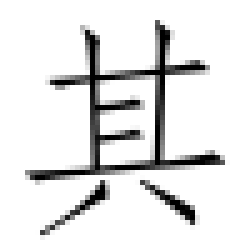
#> input picture orientation/trains/方正仿宋简体.其.png, 50 x 50 px (shown 5 times larger)
$ python -i test.py   (imports and definitions only)   (Python 2 division)   (older library calls are emulated)
#> lines starting #> are read from the running program, lines starting #| are printed output that depends on the picture
#> in get_img, img is the input picture: shape (50, 50, 3); min 0, max 255, mean 228.3
#!/usr/bin/python
# -*- coding: utf-8 -*-

import cv2
import math
import numpy as np
import Image, ImageFont, ImageDraw
from StringIO import StringIO
import base64
import os
import time
from sklearn.decomposition import RandomizedPCA
from sklearn.preprocessing import StandardScaler
from sklearn.svm import SVC
from sklearn.neighbors import KNeighborsClassifier
from sklearn.ensemble import RandomForestClassifier
from sklearn.metrics import confusion_matrix
from sklearn.cross_validation import train_test_split

KSIZE = 10
SMOOTH = False

STANDARD_SIZE = (50, 50)

DATA_PATH = "/mnt/hgfs/win/python"

def print_timing(func):
    # [6 lines left out: function wrapper, not called in this run]
    return wrapper

# [23 lines left out: function generate_chars, not called in this run]

f = lambda x,y: 2*x*y
g = lambda x,y: x**2 - y**2
def orientation(img, block_size, smooth=False):
#> called with block_size = 5, smooth = False
    h, w = img.shape
#> h = 50; w = 50

    # make a reflect border frame to simplify kernel operation on borders
    borderedImg = cv2.copyMakeBorder(img, block_size,block_size,block_size,block_size, cv2.BORDER_DEFAULT)
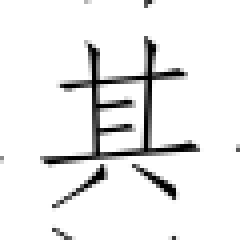
#> borderedImg: shape (60, 60) (shown 4 times larger); min 0, max 255, mean 235.8

    # apply a gradient in both axis
    sobelx = cv2.Sobel(borderedImg, cv2.CV_64F, 1, 0, ksize=3)
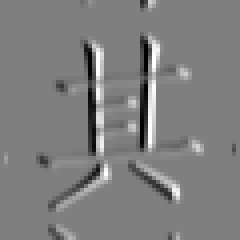
#> sobelx: shape (60, 60) float64 (shown 4 times larger); min -1020, max 1020, mean -0.1; drawn with min black and max white
    sobely = cv2.Sobel(borderedImg, cv2.CV_64F, 0, 1, ksize=3)
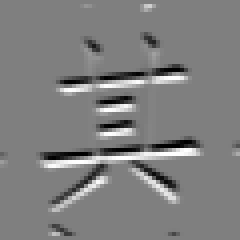
#> sobely: shape (60, 60) float64 (shown 4 times larger); min -1020, max 1020, mean -0.4; drawn with min black and max white

    angles = np.zeros((h/block_size, w/block_size), np.float32)

    for i in xrange(w/block_size):
        for j in xrange(h/block_size):
            nominator = 0.
            denominator = 0.

            # calculate the summation of nominator (2*Gx*Gy)
            # and denominator (Gx^2 - Gy^2), where Gx and Gy
            # are the gradient values in the position (j, i)
            for k in xrange(block_size):
                for l in xrange(block_size):
                    posX = block_size-1 + (i*block_size) + k
                    posY = block_size-1 + (j*block_size) + l
                    valX = sobelx.item(posY, posX)
                    valY = sobely.item(posY, posX)

                    nominator += f(valX, valY)
                    denominator += g(valX, valY)

            # if the strength (norm) of the vector
            # is not greater than a threshold
            if math.sqrt(nominator**2 + denominator**2) < 1000000:
                angle = 0.
            else:
                if denominator >= 0:
                    angle = cv2.fastAtan2(nominator, denominator)
                elif denominator < 0 and nominator >= 0:
                    angle = cv2.fastAtan2(nominator, denominator) + math.pi
                else:
                    angle = cv2.fastAtan2(nominator, denominator) - math.pi
                angle /= float(2)

            angles.itemset((j, i), angle)

    if smooth:
        angles = cv2.GaussianBlur(angles, (3,3), 0, 0)
    return angles

def get_img(img, block_size=5, smooth=False):
    img = cv2.imread(img)
    gray = cv2.cvtColor(img, cv2.COLOR_BGR2GRAY)
    ori = orientation(gray, 5, smooth)
    return ori.reshape(1, ori.shape[0] * ori.shape[1])[0]

# [17 lines left out: functions get_image_data, predict, not called in this run]

################### Generate train and test images ###########################

wd = DATA_PATH + "/fonts-train/"
# [1 line that did not run here, left out]
# [1 line that did not run here, left out]

# [2 lines not run here, left out]

wd = DATA_PATH + "/fonts-test/"
# [1 line that did not run here, left out]
# [1 line that did not run here, left out]

# [2 lines not run here, left out]


################## train ##########################

wd = DATA_PATH + "/trains/"
files = [fn for fn in os.listdir(wd)]
files = [wd + fn for fn in files]

data = []
labels = []
# [7 lines not run here, left out]

# [1 line that did not run here, left out]
std_scaler = StandardScaler()

# [1 line that did not run here, left out]
#print X_train, X_test, y_train, y_test

# [1 line not run here, left out]
# [1 line that did not run here, left out]
# [1 line that did not run here, left out]
# [3 lines not run here, left out]
# [1 line that did not run here, left out]
# [1 line that did not run here, left out]
# [3 lines not run here, left out]
clf = KNeighborsClassifier(n_neighbors=10)
# [8 lines not run here, left out]


####################### test ##########################

wd = DATA_PATH + "/tests/"
#files = [fn for fn in os.listdir(wd)] # all

# [1 line that did not run here, left out]
files = [wd + fn for fn in files]

correct = 0
total = 0
# [8 lines not run here, left out]

# [1 line that did not run here, left out]
files = [wd + fn for fn in files]

correct = 0
total = 0
# [8 lines not run here, left out]

>>> result = get_img('trains/方正仿宋简体.其.png')
#> result = 100 values, max 178.9 at index 53, min 0 at index 0, mean 42.37

$ run again, on orientation/trains/方正楷体简体.真.png
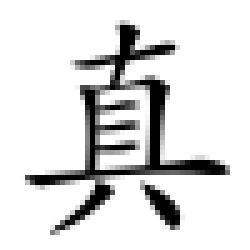
#> input picture orientation/trains/方正楷体简体.真.png, 50 x 50 px (shown 5 times larger)
#> in get_img, img is the input picture: shape (50, 50, 3); min 0, max 255, mean 221.3
#> in orientation, `borderedImg = cv2.copyMakeBorder(img, block_size,block_size,block_size..`:
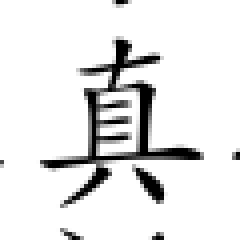
#> borderedImg: shape (60, 60) (shown 4 times larger); min 0, max 255, mean 230.4
#> in orientation, `sobely = cv2.Sobel(borderedImg, cv2.CV_64F, 0, 1, ksize=3)`:
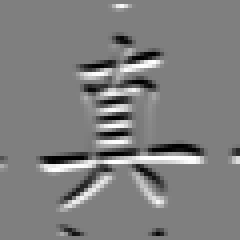
#> sobely: shape (60, 60) float64 (shown 4 times larger); min -1020, max 1020, mean -1.5; drawn with min black and max white
#> result = 100 values, max 178.9 at index 53, min 0 at index 0, mean 37.94
